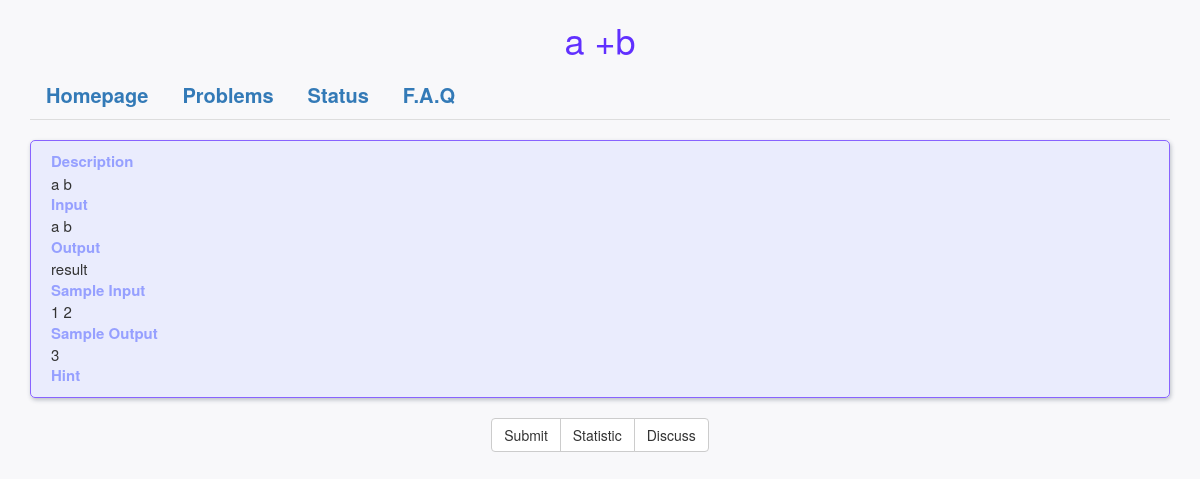
The app's page /problems/1, older data.
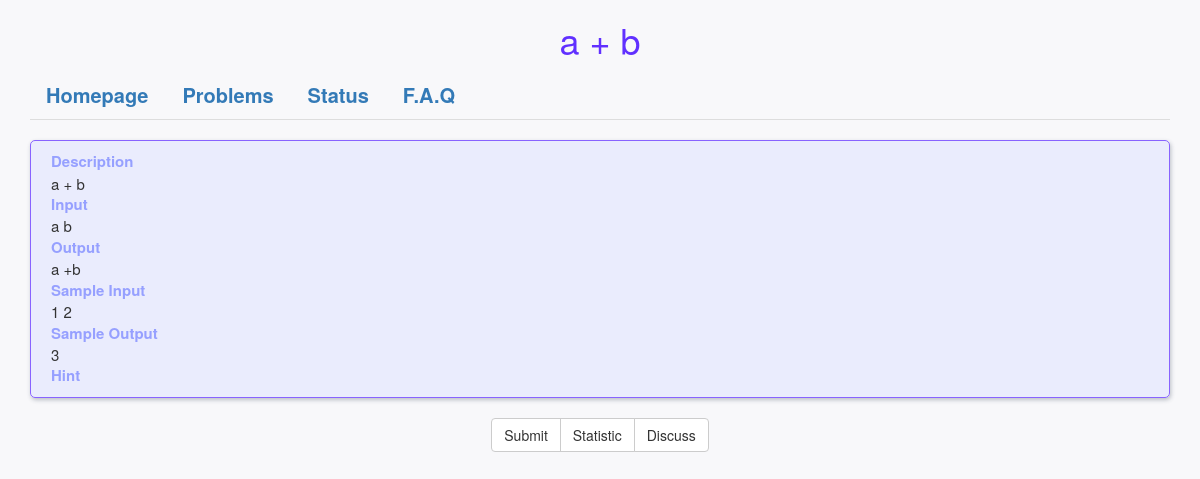
The same page, newer data.
### App/models.py (models this page shows, shortened)
class Problem(db.Model):
    id = db.Column(db.Integer, primary_key = True, unique = True)
    title = db.Column(db.String(300))
    description = db.Column(db.String(9999))
    pbinput = db.Column(db.String(9999))
    pboutput = db.Column(db.String(9999))
    sinput = db.Column(db.String(9999))
    soutput = db.Column(db.String(9999))
    hint = db.Column(db.String(9999))
    ratio = db.Column(db.Float, default = 0.0)
    accnt = db.Column(db.Integer, default = 0)
    submitcnt = db.Column(db.Integer, default = 0)
    timelmt = db.Column(db.Integer)
    memorylmt = db.Column(db.Integer)

### App/view.py (the view)
@app.route('/problems/<problemid>')
def Showprb(problemid):
  problem = Problem.query.get(problemid)
  return render_template('prbbase.html', problem = problem)

### App/view.py (called while the page is built)
@app.before_request
def before_request():
  g.user = current_user
  if g.user.is_authenticated():
    g.url = url_for('Profile', userid = g.user.userid)

### App/templates/prbbase.html (shortened to what this page needs)
<!DOCTYPE html>
<html>
	<head>
		<link href = "../static/css/main.css" rel = "stylesheet">
		<link rel="stylesheet" href="../static/css/bootstrap.css">
	</head>
	<body id="problem">
		<div class="container" >
			<center><h1> {{ problem.title }} </h1> </center>
			<div class = "nav" id="problem">
	            <ul class = "nav nav-tabs">
	                <li> <a href = "/"> Homepage </a> </li>
	                <li> <a href = {{ url_for("Problems")}}> Problems </a> </li>
	                <li> <a href = {{ url_for("Status")}}> Status </a> </li>
	                <li> <a href = "/FAQ/"> F.A.Q </a> </li>
	            </ul>
	    	</div>
			<div id="jumbotron">
				    <dl id = "problem">
					  <dt> Description </dt>
					  <dd> {{ problem.description }} </dd>
					  <dt> Input </dt>
					  <dd> {{ problem.pbinput }} </dd>
					  <dt> Output </dt>
					  <dd> {{ problem.pboutput }} </dd>
					  <dt> Sample Input </dt>
					  <dd> {{ problem.sinput }} </dd>
					  <dt> Sample Output </dt>
					  <dd> {{ problem.soutput }} </dd>
					  <dt> Hint </dt>
					</dl>
			</div>
			<center>
				<div class="btn-group" role="group" id = "submit">
					<a href= {{ url_for('Submits', problemid = problem.id) }} class="btn btn-default" role="button"> Submit </a>
					<a href= "/status/"class="btn btn-default" role="button"> Statistic </a>
					<a  class="btn btn-default" role="button" href= "{{ url_for('Discuss', pbid = problem.id) }}"> Discuss </a>
				</div>
			</center>
		</div>
	</body>
</html>

Row changes from the older to the newer data that the page shows:
changed Problem: title "a +b" → "a + b"; description "a b" → "a + b"; pboutput "result" → "a +b"
